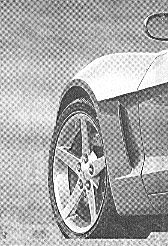
#> input picture Lab/Immagini/car.tif, 168 x 246 px, found by its file name
$ python '8)Esercizio3.2.2.py'
#> lines starting #> are read from the running program, lines starting #| are printed output that depends on the picture
# -*- coding: utf-8 -*-

import numpy as np
import matplotlib.pyplot as plt
import skimage.io as io
import skimage.transform as tform
import skimage.exposure as exp
import scipy.ndimage as ndi
from pathlib import Path

path_immagini = Path(r"C:\Users\lucia\Desktop\FilePc\Uni\Magistrale\ESM\Laboratorio\Immagini")
plt.close('all')

"""Pattern di Moirè"""

x = np.float64(io.imread(path_immagini/"car.tif"))
#> x: shape (246, 168) float64; min 0, max 255, mean 169.7
plt.figure('originale'); plt.imshow(x, clim=None, cmap='gray');

X = np.fft.fftshift(np.fft.fft2(x))
plt.figure('trasformata'); plt.imshow(np.log(1+np.abs(X)), clim=None,
                                      cmap='gray', extent=(-0.5,+0.5,+0.5,-0.5))

(M,N) = x.shape
#> M = 246; N = 168
n = np.fft.fftshift(np.fft.fftfreq(N))
#> n = 168 values from -0.5 to 0.494
m = np.fft.fftshift(np.fft.fftfreq(M))
#> m = 246 values from -0.5 to 0.496
l,k = np.meshgrid(n, m)

B = 0.05
B1 = 0.08
D1 = np.sqrt((l+0.17)**2 + (k+0.16)**2)
H1 = D1 > B1

D2 = np.sqrt((l+0.156)**2 + (k-0.17)**2)
H2 = D2 > B1

D3 = np.sqrt((l-0.165)**2 + (k+0.17)**2)
H3 = D3 > B1

D4 = np.sqrt((l-0.18)**2 + (k-0.155)**2)
H4 = D4 > B1

D5 = np.sqrt((l+0.172)**2 + (k+0.323)**2)
H5 = D5 > B

D6 = np.sqrt((l+0.156)**2 + (k-0.336)**2)
H6 = D6 > B

D7 = np.sqrt((l-0.165)**2 + (k+0.337)**2)
H7 = D7 > B

D8 = np.sqrt((l-0.18)**2 + (k-0.321)**2)
H8 = D8 > B

H = H1 & H2 & H3 & H4 & H5 & H6 & H7 &H8

Y = H * X
plt.figure('filtro'); plt.imshow(np.log(1+np.abs(Y)), clim=None,
                                      cmap='gray', extent=(-0.5,+0.5,+0.5,-0.5))

y = np.real(np.fft.ifft2(np.fft.ifftshift(Y)))
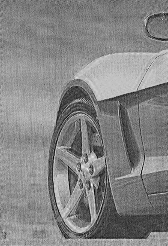
#> y: shape (246, 168) float64; min -12.23, max 336.9, mean 169.7; drawn with min black and max white
plt.figure('immagine filtrata'); plt.imshow(y, clim=None, cmap='gray')
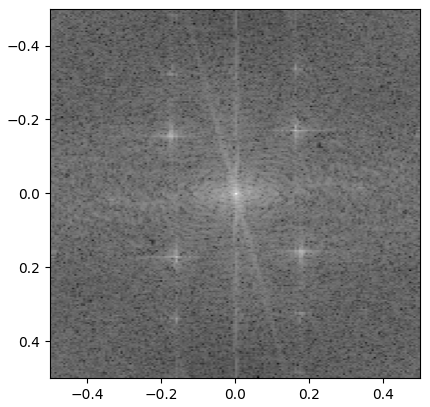
#> figure drawn by matplotlib, 1 panel
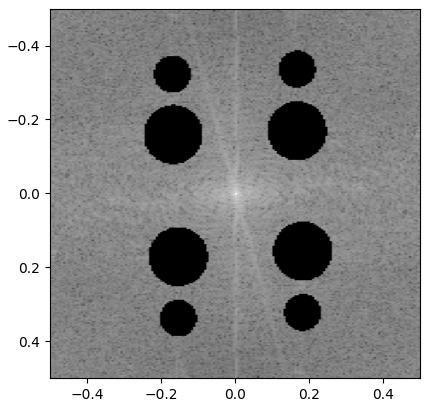
#> figure drawn by matplotlib, 1 panel

$ run again, with Lab/Immagini/Washington_infrared.tif copied over Lab/Immagini/car.tif
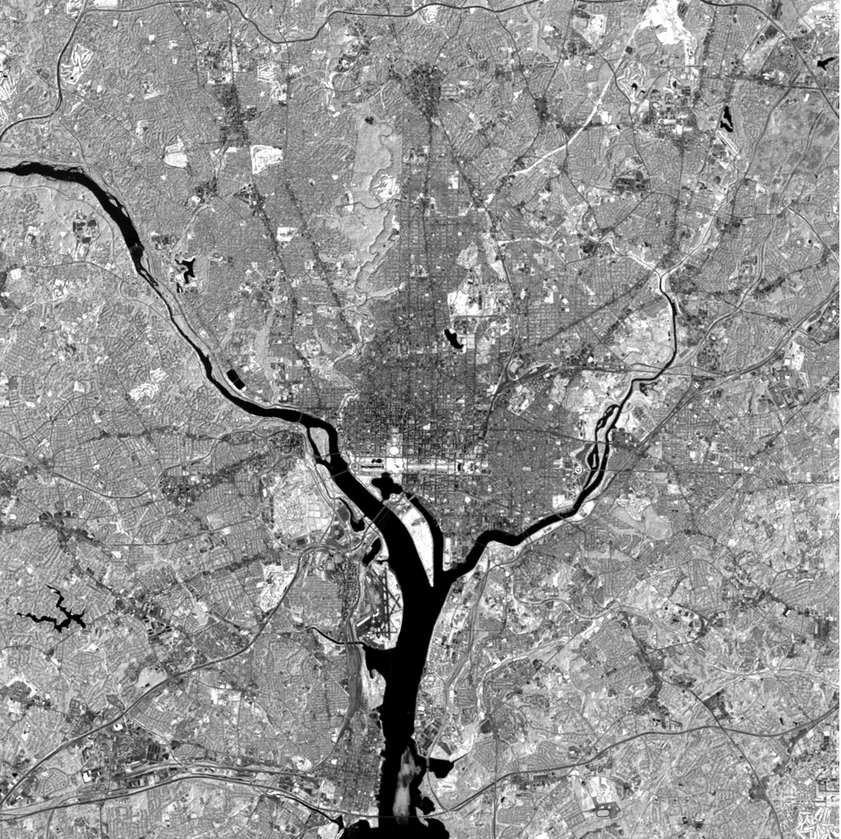
#> input picture Lab/Immagini/Washington_infrared.tif, 841 x 839 px, shrunk from 1026 x 1024 before the run, found by its file name
#> `y = np.real(np.fft.ifft2(np.fft.ifftshift(Y)))`:
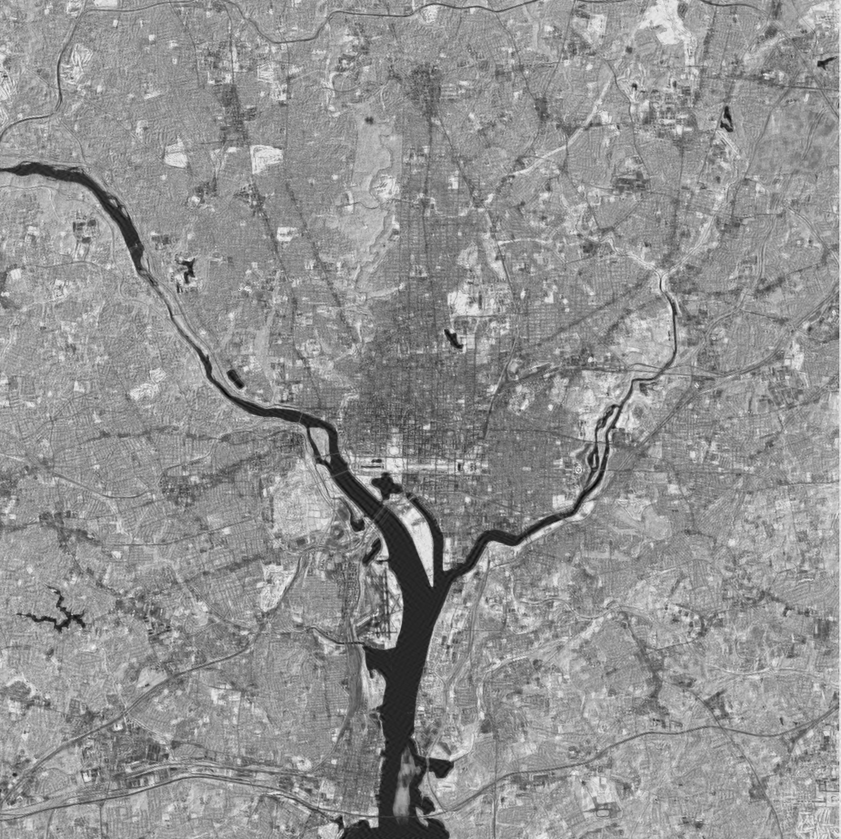
#> y: shape (839, 841) float64; min -54.51, max 295, mean 146.4; drawn with min black and max white
#> `plt.figure('immagine filtrata'); plt.imshow(y, clim=None, cmap='gray')`:
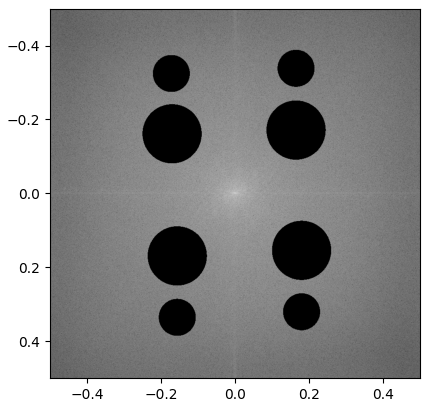
#> figure drawn by matplotlib, 1 panel
